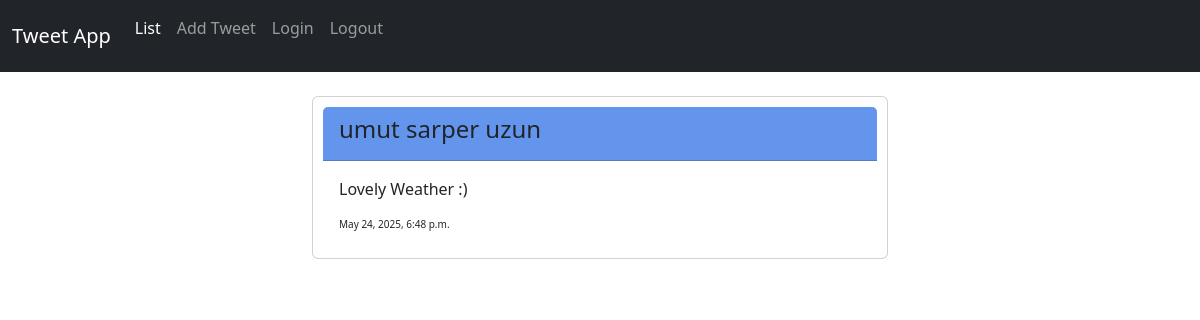
The app's page /, older data.
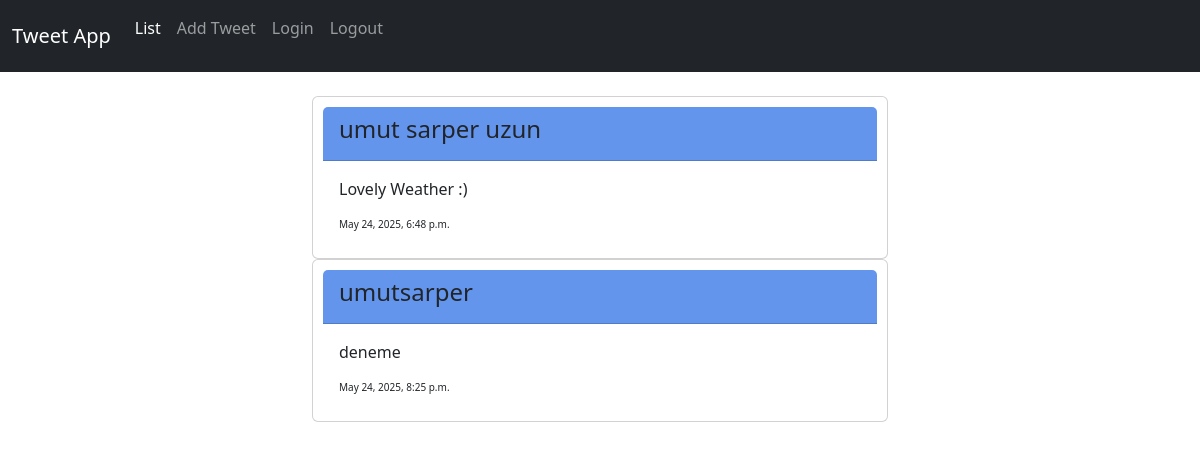
The same page, newer data.
### tweetapp/models.py (models this page shows, shortened)
class Tweet(models.Model):
    nickname= models.CharField(max_length=50)
    message=models.CharField(max_length=50)
    created_at = models.DateTimeField(auto_now_add=True)

### tweetapp/views.py (the view)
# urls.py: path("",views.list_tweet,name="list_tweet"), #sarperuzun.com/tweetapp/
def list_tweet(request):
    all_tweets= models.Tweet.objects.all()
    tweet_dict = {"Tweets": all_tweets}
    return render(request,"tweetapp/list_tweet.html",context=tweet_dict)

### tweetapp/templates/tweetapp/list_tweet.html
{% extends "base.html" %} {% block content%}
<div class="container" style="width: 50%;">
  {% for tweet in Tweets %}
  <div class="card" style="padding: 10px">
    <div class="card-header" style="background-color:cornflowerblue">
        <h4>{{tweet.nickname}}</h4>
    </div>
    <div class="card-body">
        <p class="card-text">{{tweet.message}}</p>
        <div class="time" style="font-size:10px ">
            {{tweet.created_at}}
        </div>
    </div>
  </div>
  {% endfor %}
</div>
{% endblock %}

Row changes from the older to the newer data that the page shows:
added Tweet: nickname "umutsarper", message "deneme", created_at "May 24, 2025, 8:25 p.m."
